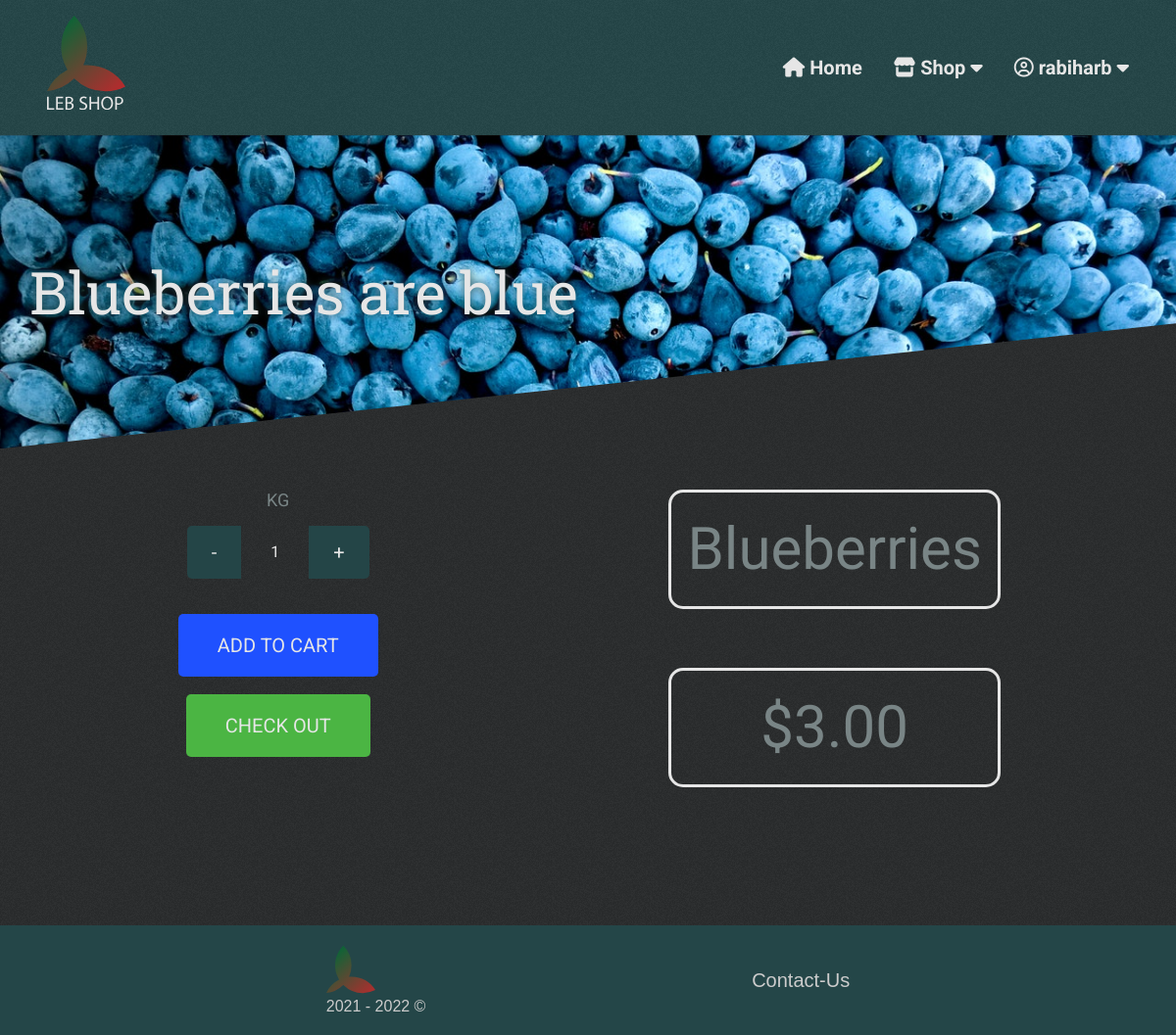
Screenshot of /shop/product/6 (signed in) with the database file from the repository.
### lebshop/db_models.py (models this page shows)
class User(UserMixin, db.Model):
    __tablename__ = "users"
    id = db.Column(db.Integer(), primary_key=True)
    user_name = db.Column(db.String(50), nullable=False, unique=True)
    email = db.Column(db.String(200), nullable=False, unique=True)
    password = db.Column(db.String(1000), nullable=False)

class Fruit(db.Model):
    __tablename__ = "fruits"
    id = db.Column(db.Integer(), primary_key=True)
    name = db.Column(db.String(50), unique=True, nullable=False)
    uom = db.Column(db.String(10), nullable=False)
    price = db.Column(db.Float(), nullable=False)
    currency = db.Column(db.String(32), nullable=False)
    in_stock = db.Column(db.Boolean(), nullable=False)
    desc = db.Column(db.String(100))
    image_path = db.Column(db.String(100), unique=True)
    categories = relationship(
        "Categories", secondary=fruit_category_association_table)
    carts = relationship("FruitCartAss", back_populates="fruit_obj")

### lebshop/routes.py (the view)
@app.route("/shop/product/<product_id>")
def product_view(product_id):
    selected_fruit = Fruit.query.get(product_id)
    cart_length = 0
    if current_user.is_authenticated:
        cart = ShoppingCart.query.filter_by(owner_id=current_user.id).first()
        cart_length = len(cart.items)
    return render_template("product_view.html", product=selected_fruit, cart_items_count=cart_length)

### lebshop/routes.py (called while the page is built)
@ login_manager.user_loader
def load_user(user_id):
    return User.query.get(user_id)

### lebshop/templates/product_view.html (shortened to what this page needs)
<!DOCTYPE html>
<html lang="en">
  <head>
    {% include "head_data.html" %}
    <link
      rel="stylesheet"
      href="{{url_for('static', filename='css/product_view.css')}}"
    />
  </head>
  <body>
    <header>
      {% include "nav_bar.html"%}
      <div class="hero">
        <h1 class="hero__product-desc">{{ product.desc }}</h1>
      </div>
    </header>
    <main class="main cont">
      <div class="main__form-cont">
        <form
          onsubmit="checkOutWithItem()"
          id="checkOutForm"
          method="post"
          enctype="multipart/form-data"
          onkeydown="return event.key != 'Enter';"
        >
          <div class="main__amount-controls">
            <p class="main__product-uom">KG</p>
            <button
              type="button"
              class="main__decrease-btn qty-btn"
              onclick="decreaseAmount()"
            >
              -
            </button>
            <input
              type="number"
              name="amountBox"
              id="amountBox"
              class="main__amount-input"
              value="1"
              min="1"
              max="9999"
              step="0.5"
              onchange="checkValue(this)"
              onkeydown="enterUpdate(event, this)"
            />
            <button
              type="button"
              class="main__increase-btn qty-btn"
              onclick="increaseAmount()"
            >
              +
            </button>
          </div>
          <br /><br />
          {% if current_user.is_authenticated: %}
          <button
            type="button"
            id="addToCartBtn"
            class="main__add-to-cart-btn"
            onclick="addItem(true)"
          >
            ADD TO CART
          </button>
          {% else: %}
          <button type="submit" id="addToCartBtn" class="main__add-to-cart-btn">
            ADD TO CART
          </button>
          {% endif %}
          <br /><br />
          <button type="submit" id="checkOutBtn" class="main__checkout-btn">
            CHECK OUT
          </button>
        </form>
      </div>
      <div class="main__info-cont">
        <p class="info__name">{{ product.name }}</p>
        <p class="info__price">
          {{ product.currency}}{{ '%0.2f' % product.price|float }}
        </p>
      </div>
    </main>
    {% include "footer.html" %}
  </body>
</html>

### lebshop/templates/nav_bar.html (shortened to what this page needs)
<div class="nav-logo-wrapper">
  <div class="nav-logo-cont cont">
    <div class="logo-cont">
      <a href="{{ url_for('home')}}" class="logo-link">
      </a>
    </div>
    <div class="nav-cont">
      <nav class="nav off">
        <div class="nav-items-cont off">
          <a href="{{ url_for('home')}}" class="nav-link home">
            <i class="fas fa-home"></i> Home
          </a>
          <div class="link-sub-menu shop">
            <a class="nav-link shop">
              <i class="fas fa-store"></i> Shop
              <i class="fas fa-caret-down"></i>
            </a>
          </div>
          {% if not current_user.is_authenticated %}
          <a href="{{ url_for('login')}}" class="nav-link sign-in"
            ><i class="fas fa-sign-in-alt"></i> SignIn</a
          >
          <a href="{{ url_for('signup')}}" class="nav-link sign-up"
            ><i class="fas fa-user-plus"></i> SignUp</a
          >
          {% else %}
          <div class="link-sub-menu user">
            <a class="nav-link user">
              <i class="far fa-user-circle"></i> {{ current_user.user_name }}
              <i class="fas fa-caret-down"></i>
            </a>
          </div>
          {% endif %}
        </div>
      </nav>
    </div>
  </div>
</div>

### lebshop/static/css/nav_bar_style.css (style rules this page uses)
.nav-logo-wrapper { background: url(../img/bg-texture.png), hsl(var(--nav-footer-bg)); padding-block: 1rem; }
.nav-logo-cont { display: flex; justify-content: space-between; align-items: center; }
.logo-link { display: block; width: min(10vw, 80px); aspect-ratio: 1; font-size: var(--fs-md); }
.nav-link { font-weight: 700; width: 100%; text-align: center; }
.link-sub-menu { display: flex; width: 100%; flex-direction: column; gap: 0.5rem; }
.fa-caret-down { transition: transform 100ms ease-in; }
.nav.off { position: relative; background-color: transparent; }
.nav { position: fixed; z-index: 99; inset: 0; background-color: hsla(var(--black), 0.25); }
.nav-items-cont.off { transform: translateX(100%); }
.nav-items-cont { z-index: 99; transition: transform 250ms ease-in-out; position: fixed; transform: none; inset: 0 0 0 40%; overflow: auto; background: hsl(var(--dark-teal)); display: flex; flex-direction: column; align-items: center; padding: 10vh 0; gap: 2em; }
@media (min-width: 769px) { .logo-cont { flex-basis: 25%; } }
@media (min-width: 769px) { .nav-cont { padding-block: 2em; flex-basis: 60%; justify-content: flex-end; } }
@media (min-width: 769px) { .nav, .nav.off { position: relative; background-color: transparent; } }
@media (min-width: 769px) { .nav-items-cont, .nav-items-cont.off { position: relative; width: 100%; justify-content: flex-end; gap: 2em; background-color: transparent; inset: unset; padding: 0; overflow: visible; flex-direction: row; transform: none; } }
@media (min-width: 769px) { .nav-link { width: unset; } }
@media (min-width: 769px) { .link-sub-menu { --bottom-space: 20px; width: unset; text-align: center; position: relative; display: inline-block; } }
@media (min-width: 769px) { .link-sub-menu::after { content: ""; position: absolute; top: 100%; right: 0; width: 100%; height: var(--bottom-space); cursor: pointer; background-color: transparent; } }

### lebshop/static/css/product_view.css (style rules this page uses)
.hero { height: 40vh; display: flex; align-items: center; clip-path: polygon(0 0, 100% 0, 100% 60%, 0% 100%); }
.hero__product-desc { margin-inline: auto; width: 95%; font-size: var(--fs-lg); text-shadow: 0 0 10px hsl(var(--dark-teal)); }
.main { display: flex; flex-direction: column; align-items: center; text-align: center; gap: 2rem; justify-content: space-around; padding-block: 5vh; }
.main__form-cont { order: 2; margin-bottom: 2em; }
.main__amount-controls { display: flex; flex-wrap: wrap; align-items: center; justify-content: center; }
.main__product-uom { flex-basis: 100%; margin-bottom: 0.75em; }
.qty-btn { background-color: hsl(var(--dark-teal)); color: hsl(var(--light-gray)); font-size: var(--fs-nrml); padding-block: 0.75em; padding-inline: 1.25em; }
.main__amount-input { background-color: transparent; text-align: center; align-self: stretch; color: hsl(var(--light-gray)); outline: none; }
.main__amount-input[type="number"] { -moz-appearance: textfield; }
.main__decrease-btn { border-radius: 0.25em 0 0 0.25em; }
.main__increase-btn { border-radius: 0 0.25em 0.25em 0; }
.main__checkout-btn { background-color: #4bb543; padding-block: 1em; padding-inline: 2em; border-radius: 0.25em; font-size: var(--fs-nrml); color: hsl(var(--light-gray)); }
.main__add-to-cart-btn { background-color: #1f51ff; padding-block: 1em; padding-inline: 2em; border-radius: 0.25em; color: hsl(var(--light-gray)); font-size: var(--fs-nrml); }
.main__info-cont { order: 1; }
.info__name { margin-bottom: 1em; }
.info__name, .info__price { padding: 1rem; font-size: var(--fs-lg); border-radius: 0.25em; border: 0.05em solid hsl(var(--light-gray)); }
@media (min-width: 768px) { .main { flex-direction: row; align-items: center; text-align: center; gap: 2rem; justify-content: space-around; padding-block: 5vh; } }
@media (min-width: 768px) { .main__form-cont { order: 0; } }
@media (min-width: 768px) { .main__amount-controls { display: flex; align-items: center; } }

### rows the page displays
User: user_name "rabiharb"
Fruit: desc "Blueberries are blue", name "Blueberries", currency "$", price "3.00"
